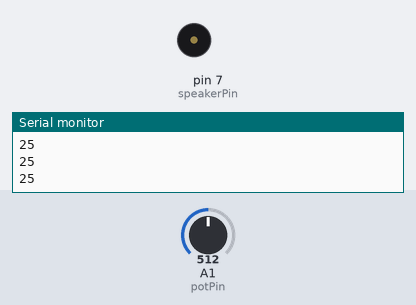
Recording of a sketch running on a simulated Arduino Uno, built with avr-gcc and run on an emulated ATmega328P. On the bench: buzzer (waves = sounding), the last lines printed to the serial monitor. The test bench sets the inputs (shaded band); at power-on: A1 (potPin) = 512.

Above: at 1.2 s.
1.3 s: A1 (potPin) set to 900
At 2.0 s:
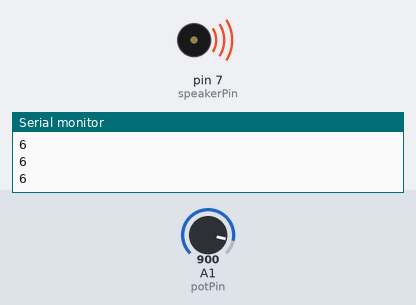
2.8 s: A1 (potPin) set to 767
At 3.8 s:
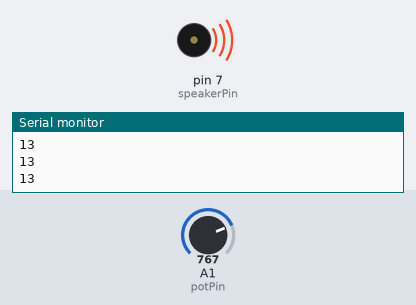
4.3 s: A1 (potPin) set to 738
At 5.5 s:
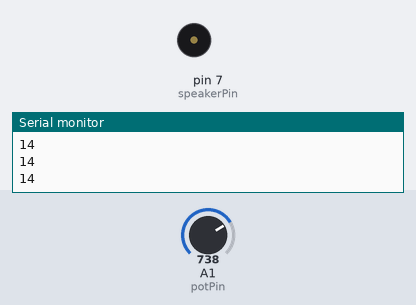
5.8 s: A1 (potPin) set to 1023
At 6.9 s:
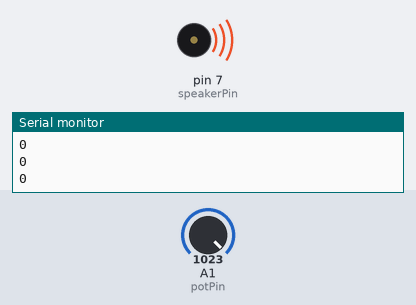
7.3 s: A1 (potPin) set to 716
At 8.7 s:
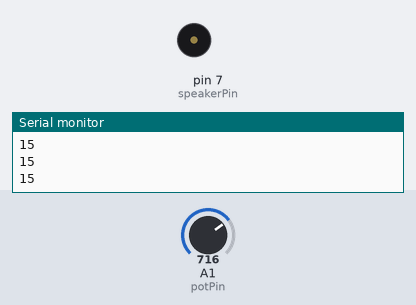
Timing chart, 0 to 10.3 s (numbered marks = the images above; inputs shaded):
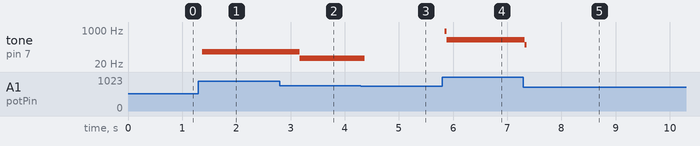

The sketch:

Analogready.ino
```cpp
int potPin = 1;

int speakerPin = 7;

void setup() {
  Serial.begin(9600);

  pinMode(speakerPin, OUTPUT);

}

void loop() {
  int val = analogRead(potPin);

  //map val from possapel rang 0 to 1023 map it to he output range of 5 to 30
  int mappedval = map(val, 0, 1001, 50, 1);
  Serial.println(mappedval);

  digitalWrite(speakerPin, HIGH);
  delay(mappedval);
  digitalWrite(speakerPin, LOW);
  delay(mappedval);
}
```

Measured:
- the behaviour switches between 756 and 755 on A1 (potPin) (found by bisection; images 2 and 3)
- after the input at 1.3 s, tone on pin 7 (speakerPin): silent → 82 Hz after 0.07 s
- after the input at 2.8 s, tone on pin 7 (speakerPin): 82 Hz → 38 Hz after 0.37 s
- after the input at 4.3 s, tone on pin 7 (speakerPin): 38 Hz → silent after 0.07 s
- after the input at 5.8 s, tone on pin 7 (speakerPin): silent → 850 Hz at once, → 334 Hz 0.04 s later
- after the input at 7.3 s, tone on pin 7 (speakerPin): 334 Hz → 187 Hz at once, → silent 0.04 s later
